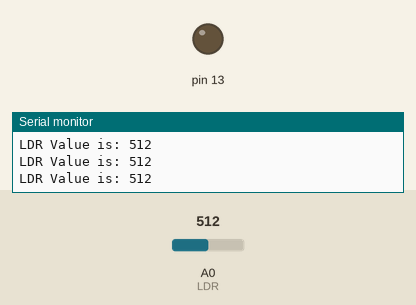
This sketch was run on a simulated Arduino Uno, built with avr-gcc and run on an emulated ATmega328P. Shown: output pins drawn as LEDs (lit = HIGH), the last lines printed to the serial monitor. The test bench sets the inputs (shaded band); at power-on: A0 (LDR) = 512.

Above: at 1.2 s.
1.3 s: A0 (LDR) set to 106
2.8 s: A0 (LDR) set to 94
At 3.9 s:
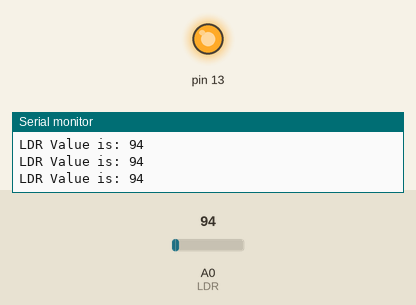
4.4 s: A0 (LDR) set to 110
At 5.3 s:
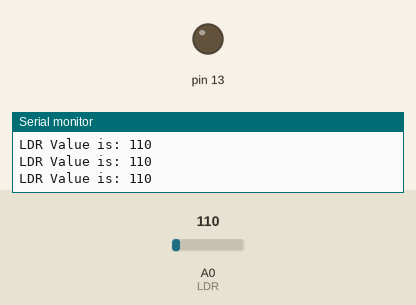
6.0 s: A0 (LDR) set to 90
At 6.7 s:
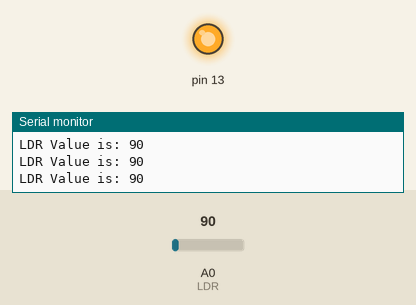
Timing chart, 0 to 8.6 s (numbered marks = the images above; inputs shaded):
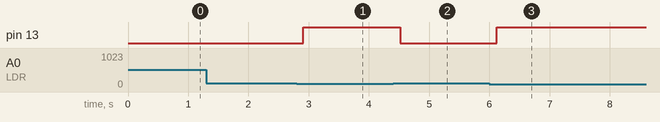

Measured:
- the behaviour switches between 100 and 99 on A0 (LDR) (found by bisection; images 0 and 1)
- after the input at 2.8 s, pin 13: LOW → HIGH after 0.11 s
- after the input at 4.4 s, pin 13: HIGH → LOW after 0.12 s
- after the input at 6.0 s, pin 13: LOW → HIGH after 0.12 s

The sketch:

LDR.ino
```cpp
const int LDR = A0;
int input_val = 0;

void setup()
{
  pinMode(13,OUTPUT);
  Serial.begin(9600);
}

void loop()
{
  input_val = analogRead(LDR);
  Serial.print("LDR Value is: ");
  Serial.println(input_val);
  delay(100);
  if(input_val<100)
  {
    digitalWrite(13,HIGH);
  }
  else
  {
    digitalWrite(13,LOW);
  }

}
```
